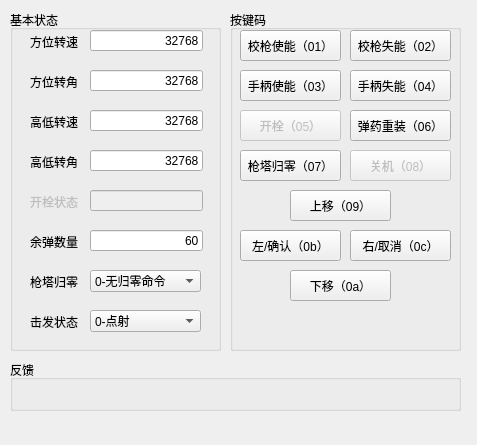
<?xml version="1.0" encoding="UTF-8"?>
<ui version="4.0">
 <class>MainWindow</class>
 <widget class="QMainWindow" name="MainWindow">
  <property name="geometry">
   <rect>
    <x>0</x>
    <y>0</y>
    <width>477</width>
    <height>445</height>
   </rect>
  </property>
  <property name="windowTitle">
   <string>MainWindow</string>
  </property>
  <widget class="QWidget" name="centralWidget">
   <widget class="QGroupBox" name="groupBox">
    <property name="geometry">
     <rect>
      <x>10</x>
      <y>10</y>
      <width>211</width>
      <height>341</height>
     </rect>
    </property>
    <property name="title">
     <string>基本状态</string>
    </property>
    <widget class="QLabel" name="label_8">
     <property name="geometry">
      <rect>
       <x>20</x>
       <y>301</y>
       <width>54</width>
       <height>21</height>
      </rect>
     </property>
     <property name="text">
      <string>击发状态</string>
     </property>
    </widget>
    <widget class="QLineEdit" name="lineEditBullet">
     <property name="geometry">
      <rect>
       <x>80</x>
       <y>220</y>
       <width>113</width>
       <height>21</height>
      </rect>
     </property>
     <property name="text">
      <string>60</string>
     </property>
     <property name="alignment">
      <set>Qt::AlignRight|Qt::AlignTrailing|Qt::AlignVCenter</set>
     </property>
    </widget>
    <widget class="QLabel" name="label_3">
     <property name="geometry">
      <rect>
       <x>20</x>
       <y>101</y>
       <width>54</width>
       <height>21</height>
      </rect>
     </property>
     <property name="text">
      <string>高低转速</string>
     </property>
    </widget>
    <widget class="QLabel" name="label_7">
     <property name="geometry">
      <rect>
       <x>20</x>
       <y>261</y>
       <width>54</width>
       <height>21</height>
      </rect>
     </property>
     <property name="text">
      <string>枪塔归零</string>
     </property>
    </widget>
    <widget class="QLineEdit" name="lineEditHSpeed">
     <property name="geometry">
      <rect>
       <x>80</x>
       <y>20</y>
       <width>113</width>
       <height>21</height>
      </rect>
     </property>
     <property name="text">
      <string>32768</string>
     </property>
     <property name="alignment">
      <set>Qt::AlignRight|Qt::AlignTrailing|Qt::AlignVCenter</set>
     </property>
    </widget>
    <widget class="QLabel" name="label">
     <property name="geometry">
      <rect>
       <x>20</x>
       <y>21</y>
       <width>54</width>
       <height>21</height>
      </rect>
     </property>
     <property name="text">
      <string>方位转速</string>
     </property>
    </widget>
    <widget class="QLineEdit" name="lineEditVSpeed">
     <property name="geometry">
      <rect>
       <x>80</x>
       <y>100</y>
       <width>113</width>
       <height>21</height>
      </rect>
     </property>
     <property name="text">
      <string>32768</string>
     </property>
     <property name="alignment">
      <set>Qt::AlignRight|Qt::AlignTrailing|Qt::AlignVCenter</set>
     </property>
    </widget>
    <widget class="QLabel" name="label_6">
     <property name="geometry">
      <rect>
       <x>20</x>
       <y>221</y>
       <width>54</width>
       <height>21</height>
      </rect>
     </property>
     <property name="text">
      <string>余弹数量</string>
     </property>
    </widget>
    <widget class="QLabel" name="label_2">
     <property name="geometry">
      <rect>
       <x>20</x>
       <y>61</y>
       <width>54</width>
       <height>21</height>
      </rect>
     </property>
     <property name="text">
      <string>方位转角</string>
     </property>
    </widget>
    <widget class="QLabel" name="label_5">
     <property name="enabled">
      <bool>false</bool>
     </property>
     <property name="geometry">
      <rect>
       <x>20</x>
       <y>181</y>
       <width>54</width>
       <height>21</height>
      </rect>
     </property>
     <property name="text">
      <string>开栓状态</string>
     </property>
    </widget>
    <widget class="QLineEdit" name="lineEditHAngle">
     <property name="geometry">
      <rect>
       <x>80</x>
       <y>60</y>
       <width>113</width>
       <height>21</height>
      </rect>
     </property>
     <property name="text">
      <string>32768</string>
     </property>
     <property name="alignment">
      <set>Qt::AlignRight|Qt::AlignTrailing|Qt::AlignVCenter</set>
     </property>
    </widget>
    <widget class="QLabel" name="label_4">
     <property name="geometry">
      <rect>
       <x>20</x>
       <y>141</y>
       <width>54</width>
       <height>21</height>
      </rect>
     </property>
     <property name="text">
      <string>高低转角</string>
     </property>
    </widget>
    <widget class="QLineEdit" name="lineEditVAngle">
     <property name="geometry">
      <rect>
       <x>80</x>
       <y>140</y>
       <width>113</width>
       <height>21</height>
      </rect>
     </property>
     <property name="text">
      <string>32768</string>
     </property>
     <property name="alignment">
      <set>Qt::AlignRight|Qt::AlignTrailing|Qt::AlignVCenter</set>
     </property>
    </widget>
    <widget class="QLineEdit" name="lineEdit_5">
     <property name="enabled">
      <bool>false</bool>
     </property>
     <property name="geometry">
      <rect>
       <x>80</x>
       <y>180</y>
       <width>113</width>
       <height>21</height>
      </rect>
     </property>
    </widget>
    <widget class="QComboBox" name="comboBoxGun">
     <property name="geometry">
      <rect>
       <x>80</x>
       <y>260</y>
       <width>111</width>
       <height>22</height>
      </rect>
     </property>
     <item>
      <property name="text">
       <string>0-无归零命令</string>
      </property>
     </item>
     <item>
      <property name="text">
       <string>1-正在归零</string>
      </property>
     </item>
     <item>
      <property name="text">
       <string>2-已归零</string>
      </property>
     </item>
    </widget>
    <widget class="QComboBox" name="comboBoxTrigger">
     <property name="geometry">
      <rect>
       <x>80</x>
       <y>300</y>
       <width>111</width>
       <height>22</height>
      </rect>
     </property>
     <item>
      <property name="text">
       <string>0-点射</string>
      </property>
     </item>
     <item>
      <property name="text">
       <string>1-连射</string>
      </property>
     </item>
    </widget>
   </widget>
   <widget class="QGroupBox" name="groupBox_2">
    <property name="geometry">
     <rect>
      <x>230</x>
      <y>10</y>
      <width>231</width>
      <height>341</height>
     </rect>
    </property>
    <property name="title">
     <string>按键码</string>
    </property>
    <widget class="QPushButton" name="pushButton_01">
     <property name="geometry">
      <rect>
       <x>10</x>
       <y>20</y>
       <width>101</width>
       <height>31</height>
      </rect>
     </property>
     <property name="text">
      <string>校枪使能（01）</string>
     </property>
    </widget>
    <widget class="QPushButton" name="pushButton_02">
     <property name="geometry">
      <rect>
       <x>120</x>
       <y>20</y>
       <width>101</width>
       <height>31</height>
      </rect>
     </property>
     <property name="text">
      <string>校枪失能（02）</string>
     </property>
    </widget>
    <widget class="QPushButton" name="pushButton_04">
     <property name="geometry">
      <rect>
       <x>120</x>
       <y>60</y>
       <width>101</width>
       <height>31</height>
      </rect>
     </property>
     <property name="text">
      <string>手柄失能（04）</string>
     </property>
    </widget>
    <widget class="QPushButton" name="pushButton_03">
     <property name="geometry">
      <rect>
       <x>10</x>
       <y>60</y>
       <width>101</width>
       <height>31</height>
      </rect>
     </property>
     <property name="text">
      <string>手柄使能（03）</string>
     </property>
    </widget>
    <widget class="QPushButton" name="pushButton_06">
     <property name="geometry">
      <rect>
       <x>120</x>
       <y>100</y>
       <width>101</width>
       <height>31</height>
      </rect>
     </property>
     <property name="text">
      <string>弹药重装（06）</string>
     </property>
    </widget>
    <widget class="QPushButton" name="pushButton_05">
     <property name="enabled">
      <bool>false</bool>
     </property>
     <property name="geometry">
      <rect>
       <x>10</x>
       <y>100</y>
       <width>101</width>
       <height>31</height>
      </rect>
     </property>
     <property name="text">
      <string>开栓（05）</string>
     </property>
    </widget>
    <widget class="QPushButton" name="pushButton_08">
     <property name="enabled">
      <bool>false</bool>
     </property>
     <property name="geometry">
      <rect>
       <x>120</x>
       <y>140</y>
       <width>101</width>
       <height>31</height>
      </rect>
     </property>
     <property name="text">
      <string>关机（08）</string>
     </property>
    </widget>
    <widget class="QPushButton" name="pushButton_07">
     <property name="geometry">
      <rect>
       <x>10</x>
       <y>140</y>
       <width>101</width>
       <height>31</height>
      </rect>
     </property>
     <property name="text">
      <string>枪塔归零（07）</string>
     </property>
    </widget>
    <widget class="QPushButton" name="pushButton_0a">
     <property name="geometry">
      <rect>
       <x>60</x>
       <y>260</y>
       <width>101</width>
       <height>31</height>
      </rect>
     </property>
     <property name="text">
      <string>下移（0a）</string>
     </property>
    </widget>
    <widget class="QPushButton" name="pushButton_09">
     <property name="geometry">
      <rect>
       <x>60</x>
       <y>180</y>
       <width>101</width>
       <height>31</height>
      </rect>
     </property>
     <property name="text">
      <string>上移（09）</string>
     </property>
    </widget>
    <widget class="QPushButton" name="pushButton_0c">
     <property name="geometry">
      <rect>
       <x>120</x>
       <y>220</y>
       <width>101</width>
       <height>31</height>
      </rect>
     </property>
     <property name="text">
      <string>右/取消（0c）</string>
     </property>
    </widget>
    <widget class="QPushButton" name="pushButton_0b">
     <property name="geometry">
      <rect>
       <x>10</x>
       <y>220</y>
       <width>101</width>
       <height>31</height>
      </rect>
     </property>
     <property name="text">
      <string>左/确认（0b）</string>
     </property>
    </widget>
   </widget>
   <widget class="QGroupBox" name="groupBox_3">
    <property name="geometry">
     <rect>
      <x>10</x>
      <y>360</y>
      <width>451</width>
      <height>51</height>
     </rect>
    </property>
    <property name="title">
     <string>反馈</string>
    </property>
    <widget class="QLabel" name="labelState">
     <property name="geometry">
      <rect>
       <x>20</x>
       <y>20</y>
       <width>421</width>
       <height>21</height>
      </rect>
     </property>
     <property name="text">
      <string/>
     </property>
    </widget>
   </widget>
  </widget>
  <widget class="QMenuBar" name="menuBar">
   <property name="geometry">
    <rect>
     <x>0</x>
     <y>0</y>
     <width>477</width>
     <height>23</height>
    </rect>
   </property>
  </widget>
 </widget>
 <layoutdefault spacing="6" margin="11"/>
 <resources/>
 <connections/>
</ui>
